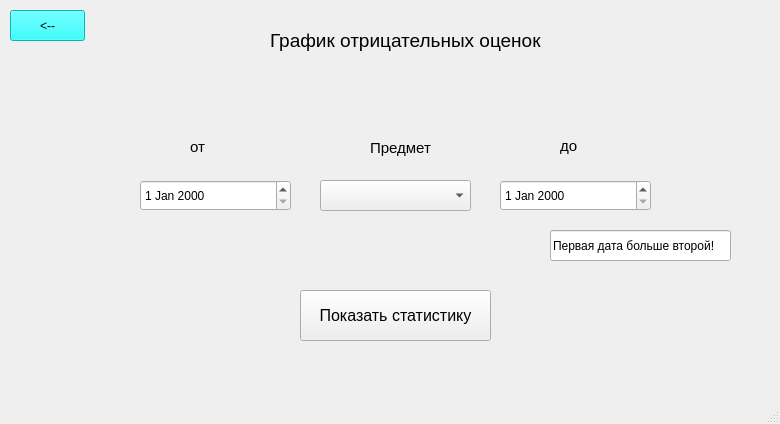
<?xml version="1.0" encoding="UTF-8"?>
<ui version="4.0">
 <class>MainWindow</class>
 <widget class="QMainWindow" name="MainWindow">
  <property name="geometry">
   <rect>
    <x>0</x>
    <y>0</y>
    <width>780</width>
    <height>424</height>
   </rect>
  </property>
  <property name="windowTitle">
   <string>MainWindow</string>
  </property>
  <widget class="QWidget" name="centralwidget">
   <widget class="QPushButton" name="return_2">
    <property name="geometry">
     <rect>
      <x>10</x>
      <y>10</y>
      <width>75</width>
      <height>31</height>
     </rect>
    </property>
    <property name="styleSheet">
     <string notr="true">background-color: rgb(0, 255, 255);</string>
    </property>
    <property name="text">
     <string>&lt;--</string>
    </property>
   </widget>
   <widget class="QLabel" name="label_2">
    <property name="geometry">
     <rect>
      <x>560</x>
      <y>130</y>
      <width>21</width>
      <height>31</height>
     </rect>
    </property>
    <property name="font">
     <font>
      <pointsize>11</pointsize>
     </font>
    </property>
    <property name="text">
     <string>до</string>
    </property>
   </widget>
   <widget class="QComboBox" name="items_list">
    <property name="geometry">
     <rect>
      <x>320</x>
      <y>180</y>
      <width>151</width>
      <height>31</height>
     </rect>
    </property>
   </widget>
   <widget class="QLineEdit" name="result_edit">
    <property name="geometry">
     <rect>
      <x>550</x>
      <y>230</y>
      <width>181</width>
      <height>31</height>
     </rect>
    </property>
    <property name="text">
     <string>Первая дата больше второй!</string>
    </property>
   </widget>
   <widget class="QDateEdit" name="end_date">
    <property name="geometry">
     <rect>
      <x>500</x>
      <y>180</y>
      <width>151</width>
      <height>31</height>
     </rect>
    </property>
   </widget>
   <widget class="QDateEdit" name="start_date">
    <property name="geometry">
     <rect>
      <x>140</x>
      <y>180</y>
      <width>151</width>
      <height>31</height>
     </rect>
    </property>
   </widget>
   <widget class="QLabel" name="label">
    <property name="geometry">
     <rect>
      <x>190</x>
      <y>140</y>
      <width>47</width>
      <height>13</height>
     </rect>
    </property>
    <property name="font">
     <font>
      <pointsize>11</pointsize>
     </font>
    </property>
    <property name="text">
     <string>от</string>
    </property>
   </widget>
   <widget class="QLabel" name="label_3">
    <property name="geometry">
     <rect>
      <x>270</x>
      <y>0</y>
      <width>291</width>
      <height>81</height>
     </rect>
    </property>
    <property name="font">
     <font>
      <pointsize>14</pointsize>
      <weight>50</weight>
      <bold>false</bold>
     </font>
    </property>
    <property name="text">
     <string>График отрицательных оценок</string>
    </property>
   </widget>
   <widget class="QLabel" name="label_4">
    <property name="geometry">
     <rect>
      <x>370</x>
      <y>140</y>
      <width>61</width>
      <height>16</height>
     </rect>
    </property>
    <property name="font">
     <font>
      <pointsize>11</pointsize>
     </font>
    </property>
    <property name="text">
     <string>Предмет</string>
    </property>
   </widget>
   <widget class="QPushButton" name="result_graph">
    <property name="geometry">
     <rect>
      <x>300</x>
      <y>290</y>
      <width>191</width>
      <height>51</height>
     </rect>
    </property>
    <property name="font">
     <font>
      <pointsize>12</pointsize>
     </font>
    </property>
    <property name="text">
     <string>Показать статистику</string>
    </property>
   </widget>
  </widget>
  <widget class="QMenuBar" name="menubar">
   <property name="geometry">
    <rect>
     <x>0</x>
     <y>0</y>
     <width>780</width>
     <height>21</height>
    </rect>
   </property>
  </widget>
  <widget class="QStatusBar" name="statusbar"/>
 </widget>
 <resources/>
 <connections/>
</ui>
